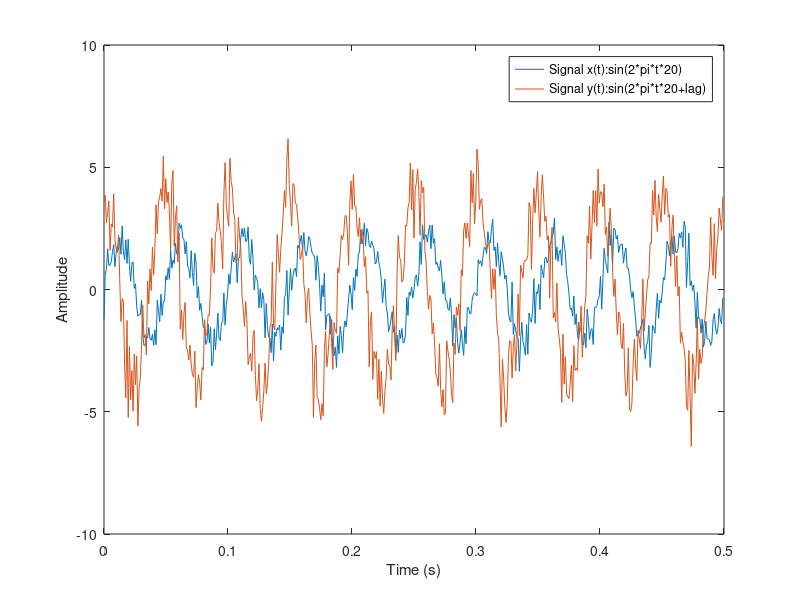
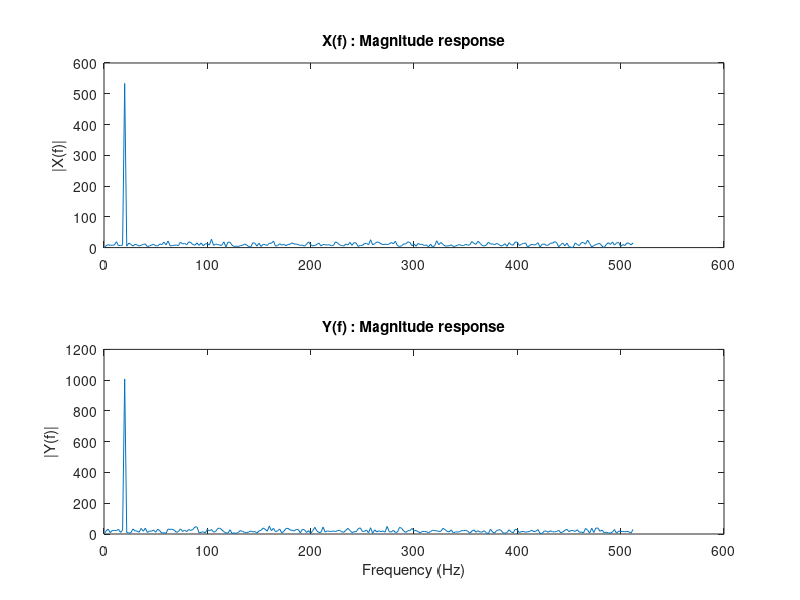
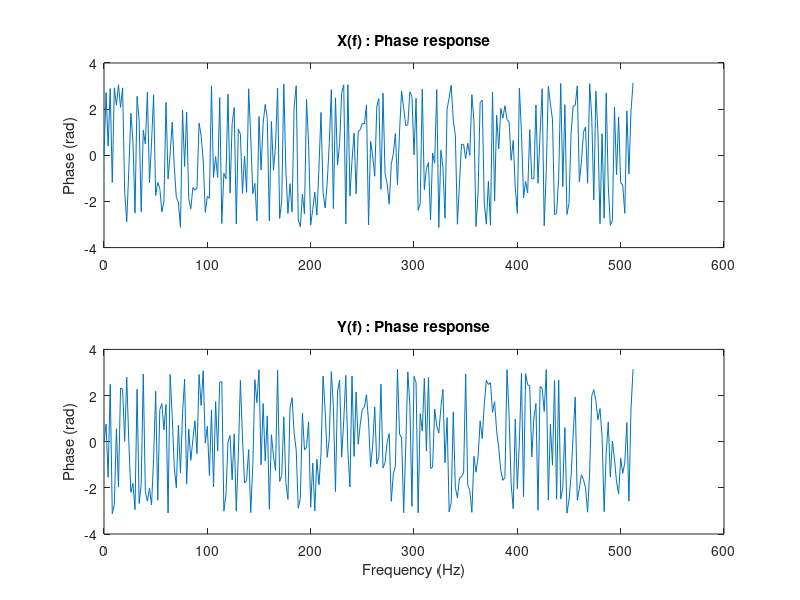

These figures' MATLAB source, in order:
% clear
% set the lag
lag = pi/2;
% amplitude for sinusodial 1
amp_x = 2;
% amplitude for sinusodial 2
amp_y = 4;
% Sampling frequency
Fs = 1024;
% Time vector of 0.5 second
t = 0:1/Fs:0.5*(Fs-1)/Fs;
% number of points
npts = length(t);
% Create a sine wave of 20 Hz.
x = amp_x * (sin(2*pi*t*20) + ...
0.25*randn(1,npts)) + 5;
% Create a sine wave of 20 Hz
% with a phase of pi/2.
y = amp_y * (sin(2*pi*t*20 + lag)...
+ 0.25*randn(1,npts));
% remove bias
x = x - mean(x);
y = y - mean(y);
% plot the signal
figure(1)
plot(t,x,t,y);
xlabel('Time (s)');
ylabel('Amplitude');
legend('Signal x(t):sin(2*pi*t*20)',...
'Signal y(t):sin(2*pi*t*20+lag)');
% take the FFT
X=fft(x);
Y=fft(y);
% Calculate the numberof unique points
NumUniquePts = ceil((npts+1)/2);
figure(2)
subplot(211);
f = (0:NumUniquePts-1)*Fs/npts;
plot(f,abs(X(1:NumUniquePts)));
title('X(f) : Magnitude response');
ylabel('|X(f)|')
subplot(212)
plot(f,abs(Y(1:NumUniquePts)));
title('Y(f) : Magnitude response')
xlabel('Frequency (Hz)');
ylabel('|Y(f)|')
figure(3)
subplot(211)
plot(f,angle(X(1:NumUniquePts)));
title('X(f) : Phase response');
ylabel('Phase (rad)');
subplot(212)
plot(f,angle(Y(1:NumUniquePts)));
title('Y(f) : Phase response');
xlabel('Frequency (Hz)');
ylabel('Phase (rad)');
% Determine the max value and max point.
% This is where the sinusoidal
% is located. See Figure 2.
[mag_x idx_x] = max(abs(X));
[mag_y idx_y] = max(abs(Y));
% determine the phase difference
% at the maximum point.
px = angle(X(idx_x));
py = angle(Y(idx_y));
phase_lag = py - px
% determine the amplitude scaling
amplitude_ratio = mag_y/mag_x